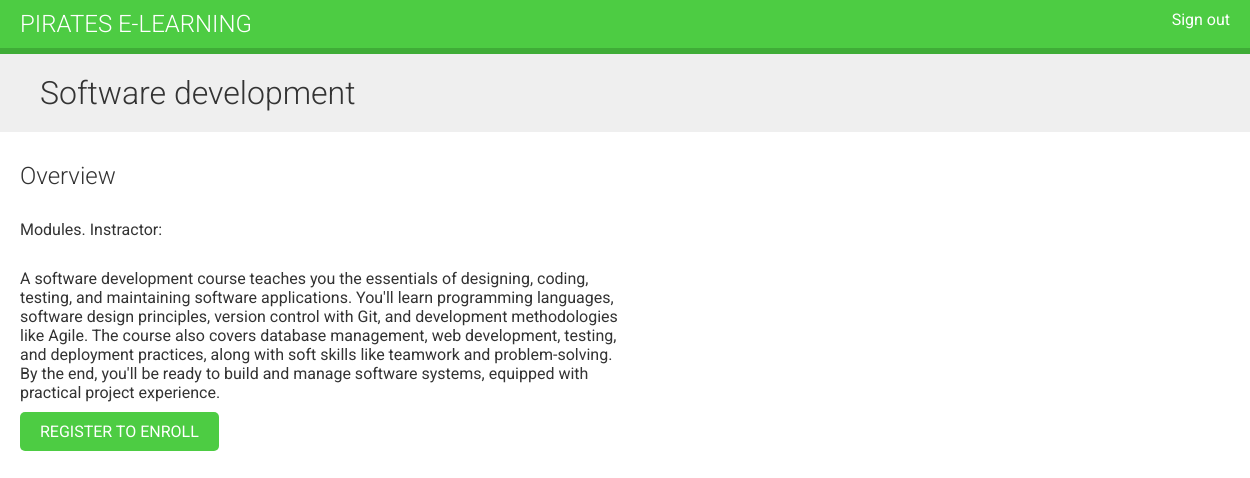
The app's page /software-development/ with its own data.
### courses/models.py (models this page shows, shortened)
class Course(models.Model):
    owner=models.ForeignKey(User,
                            related_name='courses_created',
                            on_delete=models.CASCADE)
    students=models.ManyToManyField(User,related_name='courses_joined',
                                    blank=True)
    subjects=models.ForeignKey(Subject,
                              related_name='courses',
                              on_delete=models.CASCADE)
    title=models.CharField(max_length=200)
    slug=models.SlugField(max_length=200,unique=True)
    overview = models.TextField()
    created=models.DateTimeField(auto_now_add=True)
    class Meta:
        ordering = ['-created']

### courses/views.py (the view)
class CourseDetailView(DetailView):
    model=Course
    template_name='courses/detail.html'
    def get_context_data(self, **kwargs):
        context=super().get_context_data(**kwargs)
        context['enroll_form']=CourseEnrollForm(
            initial={'course':self.object})
        return context

### courses/templates/courses/detail.html (shortened to what this page needs)
{% extends 'base.html' %}
{% block content %}
{% with subject=object.subject %}
<h1>
    {{ object.title }}
</h1>
<div class="module">
    <h2>Overview</h2>
    <p>
        {{ object.module.count }} Modules.
        Instractor: {{ object.owner.get_full_name }}
    </p>
    {{  object.overview|linebreaks}}
    {% if request.user.is_authenticated %}
    <form action="{% url 'student_enroll_course' %}" method="post">
        {{ enroll_form }}
        {% csrf_token %}
        <input type="submit" value="Enroll now">
    </form>
    {% else %}
    <a href="{% url 'student_registration' %}" class="button">
        Register to enroll
    </a>
    {% endif %}
</div>
{% endwith %}
{% endblock %}

### courses/static/css/styles.css (style rules this page uses)
body { margin:0; font-family:'Roboto', sans-serif; font-weight:400; color:#333; }
a { color:#3fad37; text-decoration:none; }
h1, h2, h3, h4, h5, h6 { font-family:'Roboto', sans-serif; font-weight:300; }
h1 { background:#efefef; width:100%; overflow:auto; padding:20px 0 20px 40px; margin:0; }
.module { padding:10px 20px; float:left; width:600px; }
.module p { margin:10px 0 20px; width:100%; float:left; }
input[type=submit], a.button { border-radius:5px; background:#4dcc43; color:#fff; font-size:16px; text-transform:uppercase; border:none; padding:10px 20px; margin:20px 0; }

### records on screen
Course: title "Software development", overview "A software development course teaches you the essentials of designing, coding, testing, and maintaining software applications. You'll learn programming languages, software design principles, version control with Git, and development methodologies like Agile. The course also covers database management, web development, testing, and deployment practices, along with soft skills like teamwork and problem-solving. By the end, you'll be ready to build and manage software systems, equipped with practical project experience."
